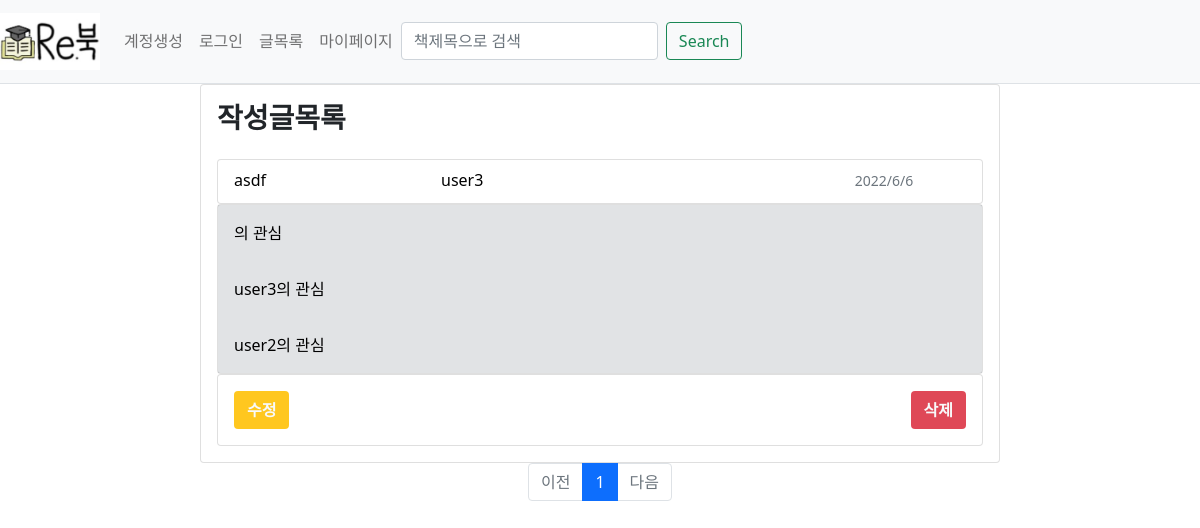
The page /mypage/post/all on the database its author committed.
### webproject/models.py (models this page shows)
class Post(db.Model): #판매페이지
    id = db.Column(db.Integer, primary_key=True)
    subject = db.Column(db.String(200), nullable=False)
    content = db.Column(db.Text(),nullable=False)
    isparcel = db.Column(db.Boolean(), nullable=True,server_default='True')  # True: 택배, False: 직거래
    create_date = db.Column(db.DateTime(), nullable=False)
    img_path = db.Column(db.String(), nullable=True, server_default='1')  # 요거는 나중에 추가해보자
    book_info_id = db.Column(db.Integer, db.ForeignKey('bookinfo.id', ondelete='CASCADE'))
    book = db.relationship('BookInfo', backref=db.backref('post_set'))
    user_id = db.Column(db.Integer, db.ForeignKey('user.id', ondelete='CASCADE'), nullable=False)
    user = db.relationship('User', backref=db.backref('post_set'))

class BookInfo(db.Model): # 책 정보
    __tablename__ = 'bookinfo'
    id = db.Column(db.Integer, primary_key=True)
    name = db.Column(db.String(200),nullable=False) #책이름
    author = db.Column(db.String(200),nullable=False) #저자
    school = db.Column(db.String(200),nullable=False) #학교
    department = db.Column(db.String(200),nullable=False) #학과
    price = db.Column(db.Integer, nullable=False)

class Reply(db.Model): #댓글
    id = db.Column(db.Integer, primary_key=True)
    post_id = db.Column(db.Integer, db.ForeignKey('post.id', ondelete='CASCADE'))
    post = db.relationship('Post',backref=db.backref('reply_set')) # Post.reply_set 하면 답글에 접근 가능
    content = db.Column(db.Text(),nullable=False)
    create_date = db.Column(db.DateTime(), nullable=False)
    user_id = db.Column(db.Integer, db.ForeignKey('user.id', ondelete='CASCADE'), nullable=False)
    user = db.relationship('User', backref=db.backref('reply_set'))

class User(db.Model):
    id = db.Column(db.Integer, primary_key =True)
    username = db.Column(db.String(150), unique=True, nullable=False)
    password = db.Column(db.String(200), nullable=False)
    email = db.Column(db.String(120), unique=True, nullable=False)

### webproject/views/mypage_views.py (the view)
@bp.route('/post/all')
def post_all():
    user_id=session.get('user_id')
    page = request.args.get('page', type=int, default=1)
    post_list = Post.query.filter(Post.user_id == user_id).order_by(Post.create_date.desc())
    post_list = post_list.paginate(page, per_page=10)
    return render_template('mypage/mypage_post_all.html',post_list=post_list)

### webproject/views/auth_views.py (called while the page is built)
@bp.before_app_request
def load_logged_in_user():
    user_id=session.get('user_id')
    if user_id is None:
        g.user = None
    else:
        g.user = User.query.get(user_id)

@bp.before_app_request
def load_logged_in_user():
    user_id=session.get('user_id')
    if user_id is None:
        g.user = None
    else:
        g.user = User.query.get(user_id)

### webproject/templates/mypage/mypage_post_all.html
{% extends 'base.html' %}
{% block content%}
<div class="d-flex justify-content-center">
    <div class="card" style="width:50em; " >
        <h3 class="mt-3 ms-3"><b>작성글목록</b></h3>
    {%if post_list %}
    {%for post_list in post_list.items%}
        <div class="card-body">
            <a href="{{ url_for('post.detail', post_id=post_list.id)}}" class="text-decoration-none text-black">
                <div class="card" style="height:45px;">
                <div class="row-g-0">
                <div class="ms-3 col-md-3 mt-2" style="float:left;">{{post_list.book.name}}</div>
                <div class="ms-3 mt-2" style="float:left;">{{post_list.subject}}</div>
                <div class="col-md-2 mt-2 " style="float:right;"><small class="text-muted">{{post_list.create_date.year}}/{{post_list.create_date.month}}/{{post_list.create_date.day}}</small></div>
                </div>
                </div>
            </a>
            <div class="card">
            {%for reply in post_list.reply_set%}
            <div class="card-body bg-secondary" style="--bs-bg-opacity: .2">
                <a href="{{url_for('mypage.reply', reply_id=reply.id)}}" class="text-decoration-none">
                    <div class="text-black ">{{reply.user.username}}의 관심</div>
                </a>
            </div>
            {%endfor%}
            </div>
            <div class="card">
                <div class="card-body">
                <button class="btn bg-danger text-light" style="--bs-bg-opacity: .9; float:right;"><b>삭제</b></button>
                <button class="btn bg-warning text-light" style="--bs-bg-opacity: .9;"><b>수정</b></button>
                </div>
            </div>
        </div>
    {%endfor%}
    {%else%}
        <p>no content</p>
    {%endif%}
    </div>
</div>
    <ul class="pagination justify-content-center">
        {% if post_list.has_prev %}
        <li class="page-item">
            <a class="page-link" href="?page={{post_list.prev_num}}">이전</a>
        </li>
        {% else %}
        <li class="page-item disabled">
            <a class="page-link" tabindex="-1" aria-disabled="true" href="#">이전</a>
        </li>
        {% endif %}
        {% for page_num in post_list.iter_pages() %}
            {% if page_num %}
                {% if page_num != post_list.page %}
                <li class="page-item">
                    <a class="page-link" href="?page={{ page_num }}">{{ page_num }}</a>
                </li>
                {% else %}
                <li class="page-item active" aria-current="page">
                    <a class="page-link" href="#">{{ page_num }}</a>
                </li>
                {% endif %}
            {% else %}
                <li class="disabled">
                    <a class="page-link" href="#">...</a>
                </li>
            {% endif %}
        {% endfor %}
        {%if post_list.has_next %}
        <li class="page_item">
            <a class="page-link" href="?page={{ post_list.next_num }}">다음</a>
        </li>
        {% else %}
        <li class="page-item disabled">
            <a class="page-link" tabindex="-1" aria-disabled="true" href="#">다음</a>
        </li>
        {% endif %}
    </ul>
{% endblock %}

### rows shown on the page
Post: book.name "asdf", subject "user3", create_date.year "2022", create_date.month "6", create_date.day "6"
Reply: user.username "user3"
Reply: user.username "user2"

### other values the page prints
{{ page_num }} "1"
